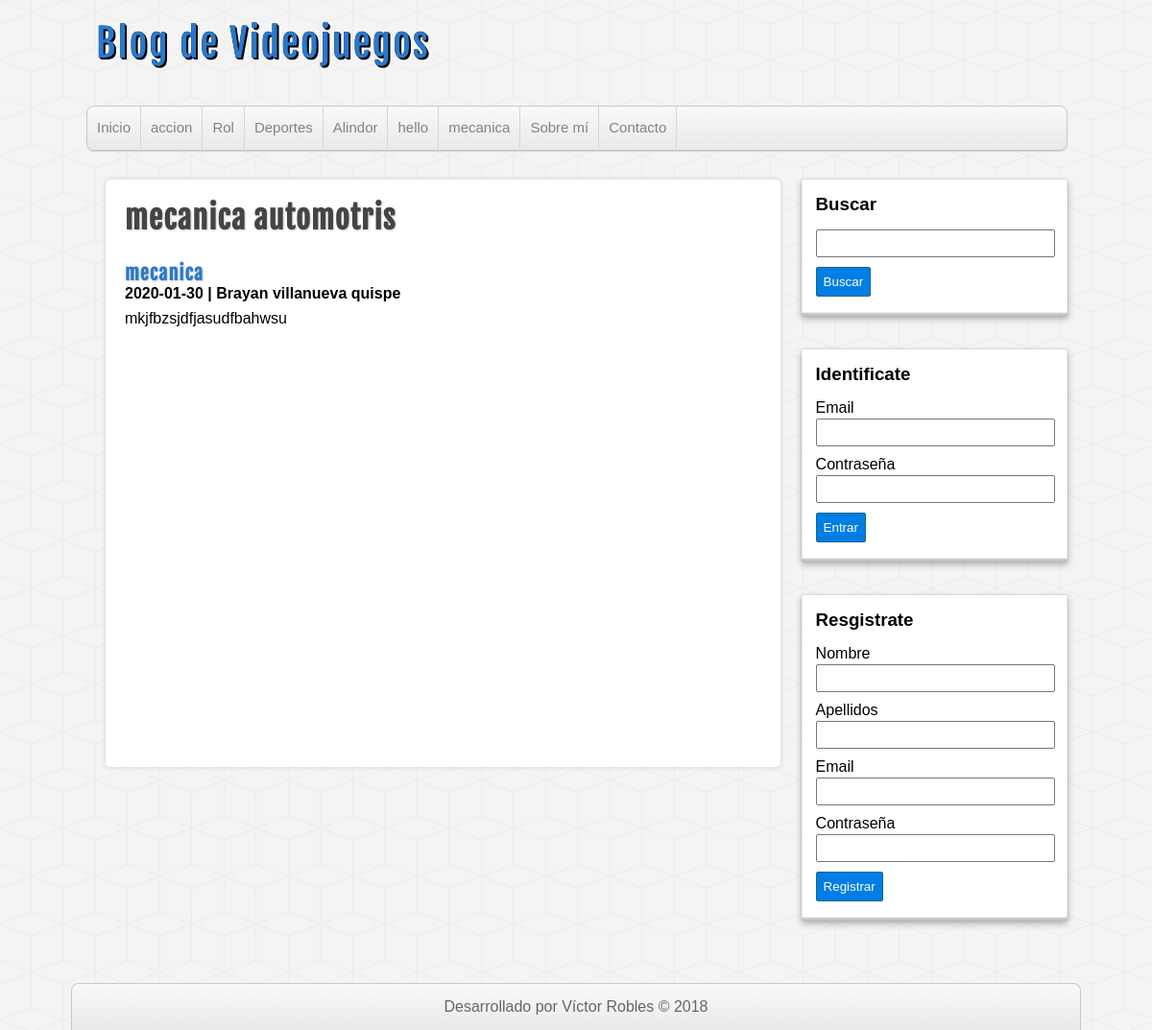
Screenshot of /entrada.php?id=19 with the database file from the repository.
### tables this page shows
CREATE TABLE IF NOT EXISTS `categorias` (
  `id` int(255) NOT NULL AUTO_INCREMENT,
  `nombre` varchar(100) DEFAULT NULL,
  PRIMARY KEY (`id`)
);

CREATE TABLE IF NOT EXISTS `entradas` (
  `id` int(255) NOT NULL AUTO_INCREMENT,
  `usuario_id` int(255) NOT NULL,
  `categoria_id` int(255) NOT NULL,
  `titulo` varchar(255) NOT NULL,
  `descripcion` mediumtext,
  `fecha` date NOT NULL,
  PRIMARY KEY (`id`),
  KEY `fk_entrada_usuarios` (`usuario_id`),
  KEY `fc_entradas_categorias` (`categoria_id`)
);

### includes/helpers.php (called while the page is built, shortened)
<?php
function conseguirCategorias($conexion){
	$sql = "SELECT * FROM categorias ORDER BY id ASC;";
	$categorias = mysqli_query($conexion, $sql);
	$resultado = array();
	if($categorias && mysqli_num_rows($categorias) >= 1){
		$resultado = $categorias;
	}
	return $resultado;
}
function conseguirEntrada($conexion, $id){
	$sql = "SELECT e.*, c.nombre AS 'categoria', CONCAT(u.nombre, ' ', u.apellidos) AS usuario"
		  . " FROM entradas e ".
		   "INNER JOIN categorias c ON e.categoria_id = c.id ".
		   "INNER JOIN usuarios u ON e.usuario_id = u.id ".
		   "WHERE e.id = $id";
	$entrada = mysqli_query($conexion, $sql);
	$resultado = array();
	if($entrada && mysqli_num_rows($entrada) >= 1){
		$resultado = mysqli_fetch_assoc($entrada);
	}
	return $resultado;
}

### entrada.php (the view, shortened to what this page needs)
<?php require_once 'includes/conexion.php'; ?>
<?php require_once 'includes/helpers.php'; ?>
<?php
	$entrada_actual = conseguirEntrada($db, $_GET['id']);
?>
<?php require_once 'includes/cabecera.php'; ?>
<?php require_once 'includes/lateral.php'; ?>
<div id="principal">
	<h1><?=$entrada_actual['titulo']?></h1>
	<a href="categoria.php?id=<?=$entrada_actual['categoria_id']?>">
		<h2><?=$entrada_actual['categoria']?></h2>
	</a>
	<h4><?=$entrada_actual['fecha']?> | <?=$entrada_actual['usuario'] ?></h4>
	<p>
		<?=$entrada_actual['descripcion']?>
	</p>
</div>
<?php require_once 'includes/pie.php'; ?>

### includes/cabecera.php (shortened to what this page needs)
<?php require_once 'conexion.php'; ?>
<?php require_once 'includes/helpers.php'; ?>
<!DOCTYPE HTML>
<html lang="es">
	<head>
		<link rel="stylesheet" type="text/css" href="./assets/css/style.css" />
	</head>
	<body>
		<header id="cabecera">
			<div id="logo">
				<a href="index.php">
					Blog de Videojuegos
				</a>
			</div>
			<nav id="menu">
				<ul>
					<li>
						<a href="index.php">Inicio</a>
					</li>
					<?php
						$categorias = conseguirCategorias($db);
						if(!empty($categorias)):
							while($categoria = mysqli_fetch_assoc($categorias)):
					?>
								<li>
									<a href="categoria.php?id=<?=$categoria['id']?>"><?=$categoria['nombre']?></a>
								</li>
					<?php
							endwhile;
						endif;
					?>
					<li>
						<a href="index.php">Sobre mí</a>
					</li>
					<li>
						<a href="index.php">Contacto</a>
					</li>
				</ul>
			</nav>
		</header>
		<div id="contenedor">

### assets/css/style.css (style rules this page uses)
* { margin: 0px; padding: 0px; font-family: sans-serif, Helvetica, Arial; text-decoration: none; }
body { background: url(../img/cubes.png) #F4F4F4; }
#cabecera { width: 85%; height: auto; background: transparent; margin: 0px auto; }
#logo { float:left; width: 540px; height: 110px; }
#logo a { font-family: "fajala", Helvetica; font-size: 40px; letter-spacing: 2px; color: #2979CD; text-shadow: 0px 0px 0px black, 1px 1px 0px black, 2px 2px 0px black; transition: all 500ms; line-height: 90px; margin-left: 10px; }
#menu { clear: both; width: 100%; height: 45px; background: linear-gradient(to bottom, #f9f9f9 0px, #e9e9e9 100%); border: 1px solid #C9C9C9; border-radius: 8px; box-shadow: 0px 1px 1px #ccc; overflow: hidden; }
#menu ul { list-style: none; }
#menu ul li { float: left; line-height: 44px; border-right: 1px solid #D6D6D6; }
#menu ul li a { display: block; padding-left: 10px; padding-right: 10px; font-size: 15px; color: #838282; }
#contenedor { width: 85%; height: auto; margin: 0px auto; margin-top: 30px; margin-bottom: 30px; }
#principal { float: left; width: 65%; min-height: 572px; background:white; border-radius: 5px; box-shadow: 0px 0px 5px #ccc; margin-left: 20px; padding: 20px; overflow: hidden; }
#principal a { color: #333; }
#principal h1 { font-size: 32px; color: #444; letter-spacing: 1px; text-shadow: 1px 1px 2px #ccc; font-family: "fajala"; }
#principal h2 { font-size: 20px; color: #2979CD; text-shadow: 1px 1px 2px #ccc; letter-spacing: 1px; font-family: "fajala"; margin-top: 25px; }
#principal p { margin-top: 8px; }

### rows the page displays
categorias: nombre "accion"
categorias: nombre "Rol"
categorias: nombre "Deportes"
categorias: nombre "Alindor"
categorias: nombre "hello"
categorias: nombre "mecanica"
entradas: titulo "mecanica automotris", categoria.nombre "mecanica", fecha "2020-01-30", descripcion "mkjfbzsjdfjasudfbahwsu"

### other values shown
$entrada_actual['usuario'] "Brayan villanueva quispe"
